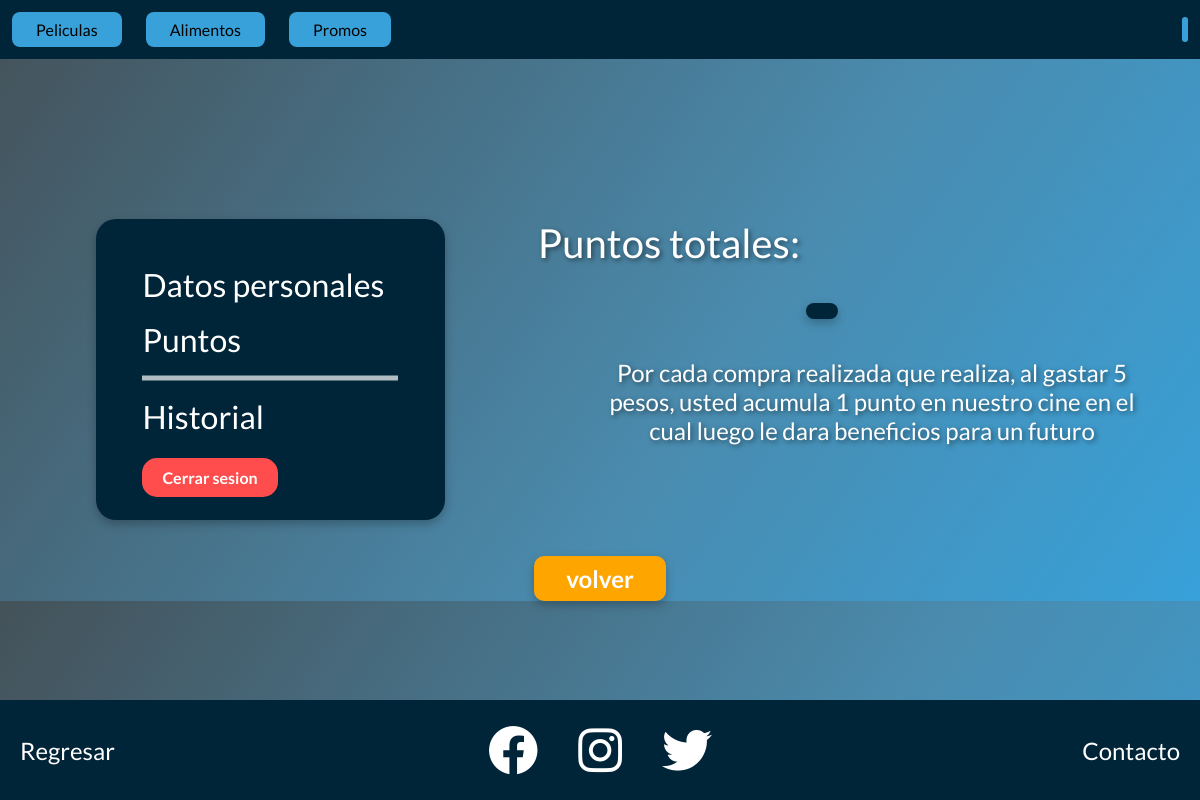
Page /poitns.php (signed in) on the earlier database version.
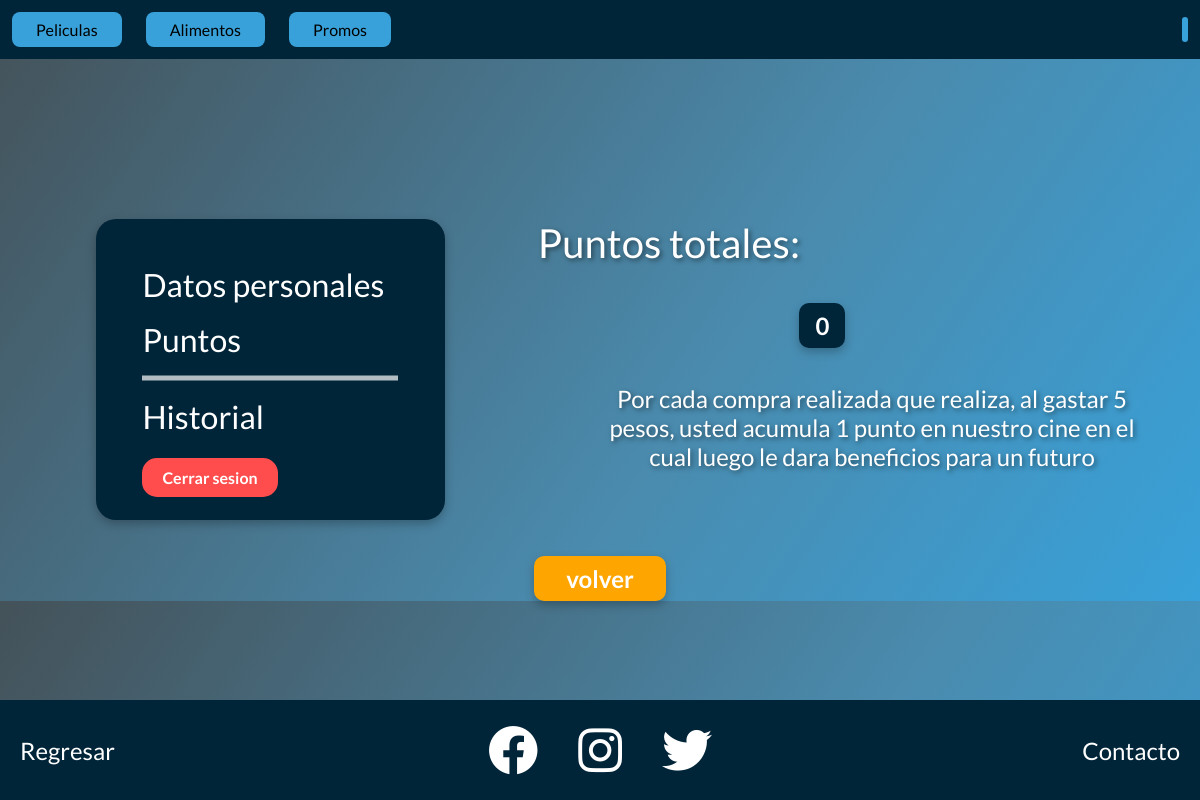
Same page on the later database version.
### tables this page shows
CREATE TABLE `usuarios` (
  `id` int(11) NOT NULL,
  `username` varchar(50) NOT NULL,
  `password` char(60) NOT NULL,
  `email` varchar(30) NOT NULL,
  `points` int(11) NOT NULL
);

### poitns.php (the view, shortened to what this page needs)
<!DOCTYPE html>
<?php
    $pdo = (new Database())->getConnection();
    $query = "SELECT * FROM usuarios WHERE id = :id";
    $stmt = $pdo->prepare($query);
    $stmt->bindValue(':id', $_SESSION['usuario_id']);
    $stmt->execute();
    $user = $stmt->fetch(PDO::FETCH_ASSOC);
    $points = $user['points'];
?>
<html lang="en">
<head>
    <link rel="stylesheet" href="styles/points.css">
</head>
<body>
    <?php
        require 'header.php';
    ?>
    <div class="information">
        <div class="container-menu">
            <div class="menu-options">
                <a href="profile.php"><p>Datos personales</p></a>
                <a href=""><p>Puntos</p></a>
                <img src="assets/Line 1.png" alt="">
                <a href="history.php"><p>Historial</p></a>
                <form action="php_codes/logout.php">
                <button class ="btn-logout">Cerrar sesion</button>
                </form>
            </div>
        </div>
        <div class="points">
            <div class="title">
                <p>Puntos totales:</p>
            </div>
            <div class="total-points">
                <p><?= $points ?></p>
            </div>
            <div class="description">
                <p>Por cada compra realizada que realiza, al gastar 5 pesos, usted acumula 1 punto en nuestro cine en el cual luego le dara beneficios para un futuro</p>
            </div>
        </div>
    </div>
    <div class="return">
        <a href="inicio.php"><p>volver</p></a>
    </div>
    <?php
        require 'footer_profile.php';
    ?>
</body>
</html>

### header.php (shortened to what this page needs)
<!DOCTYPE html>
<html lang="en">
<head>
    <link rel="stylesheet" href="styles/header.css">
</head>
<body>
    <div class="header">
        <div class="header-options">
            <a href="inicio.php#movies"><div class="header-option">Peliculas</div></a>
            <a href="food-index.php"><div class="header-option">Alimentos</div></a>
            <a href=""><div class="header-option">Promos</div></a>
        </div>
        <div class="user-icon">
        </div>
    </div>
</body>
</html>

### footer_profile.php (shortened to what this page needs)
<!DOCTYPE html>
<html lang="en">
<head>
    <link rel="stylesheet" href="styles/footer_profile.css">
    <link rel="stylesheet" href="https://cdnjs.cloudflare.com/ajax/libs/font-awesome/6.4.0/css/all.min.css">
</head>
<body>
    <footer>
        <div class="footer-content">
            <div class="goback"><a href="inicio.php">Regresar</a></div>
            <div class="social-networks">
                <a href="#"><i class="fab fa-facebook"></i></a>
                <a href="#"><i class="fab fa-instagram"></i></a>
                <a href="#"><i class="fab fa-twitter"></i></a>
            </div>
            <div class="contact"><a href="mailto:">Contacto</a></div>
        </div>
    </footer>
</body>
<html>

### styles/points.css (style rules this page uses)
* { padding: 0; margin: 0; font-family: 'Lato', sans-serif; }
body { background-image: linear-gradient(124deg,#445259 0%, #4A8BAE 60%, #38A1D9 100%); }
p { color: white; }
.information { margin-top: 10em; display: flex; }
.container-menu { background-color: #002438; margin-left: 6em; padding: 0.9rem; border-radius: 20px; box-shadow: 0px 4px 10px rgba(0,0,0,.25); width: 20rem; height: auto; height: 17rem; }
.menu-options { display: flex; flex-direction: column; gap: 1rem; padding: 2rem; font-size: 2rem; }
.menu-options a { text-decoration: none; }
.btn-logout { background-color: #ff4d4d; color: #ffffff; border: none; border-radius: 15px; padding: 10px 20px; font-size: 16px; font-weight: bold; cursor: pointer; transition: background-color 0.3s ease; }
.points { flex-direction: column; align-items: center; justify-content: center; text-align: center; gap: 1.5rem; }
.title p { margin-right: 10em; text-align: right; font-size: 2.5rem; text-shadow: 2px 2px 5px rgba(0, 0, 0, 0.5); }
.total-points p { margin-top: 1.5em; display: inline-block; background-color: #002438; color: white; padding: 0.5rem 1rem; border-radius: 10px; font-size: 1.5rem; font-weight: bold; box-shadow: 0px 4px 10px rgba(0, 0, 0, 0.25); }
.description { margin-left: 6em; margin-top: 1.5em; text-shadow: 2px 2px 5px rgba(0, 0, 0, 0.5); font-size: 1.5rem; width: 75%; }
.return { margin-top: 3%; display: flex; justify-content: center; align-items: center; }
.return a { display: inline-block; background-color: #FFA500; color: white; text-decoration: none; font-size: 1.5rem; font-weight: bold; padding: 0.5rem 2rem; border-radius: 10px; box-shadow: 0px 4px 10px rgba(0, 0, 0, 0.25); text-align: center; cursor: pointer; transition: transform 0.2s; }

### styles/header.css (style rules this page uses)
* { padding: 0; margin: 0; font-family: 'Lato', sans-serif; }
a { text-decoration: none; color: black; }
.header { position: sticky; top: 0; background-color: #002438; display: flex; justify-content: space-between; align-items: center; padding: 1vw; }
.header-options { display: flex; box-sizing: border-box; height: auto; gap: 3em; }
.header-option { text-align: center; font-size: 1rem; background-color: #38A1D9; width: 100%; padding: 0.5em 0.75em; border-radius: 0.5rem; margin: 0; }
.user-icon { display: inline-block; background-color: #38A1D9; padding: 0.2em; max-width: 30%; border-radius: 0.5em; }

### styles/footer_profile.css (style rules this page uses)
* { padding: 0; margin: 0; font-family: 'Lato', sans-serif; }
footer { position: absolute; bottom: 0; background-color: #002438; display: flex; justify-content: center; width: 100%; padding: 20px 0; }
.footer-content { display: flex; flex-direction: row; align-items: center; justify-content: space-between; width: 100%; max-width: 1200px; padding: 0 20px; }
.social-networks { display: flex; flex-direction: row; align-items: center; justify-content: center; }
.social-networks a { margin: 0 20px; font-size: 50px; color: #ffffff; transition: color 0.3s ease; }
.goback, .contact { flex-basis: 25%; }
.contact { text-align: right; }
footer a { text-decoration: none; font-size: 1.5rem; color: #ffffff; }

Differences in the rows shown:
now on this page (row edited): usuarios: points "0"
